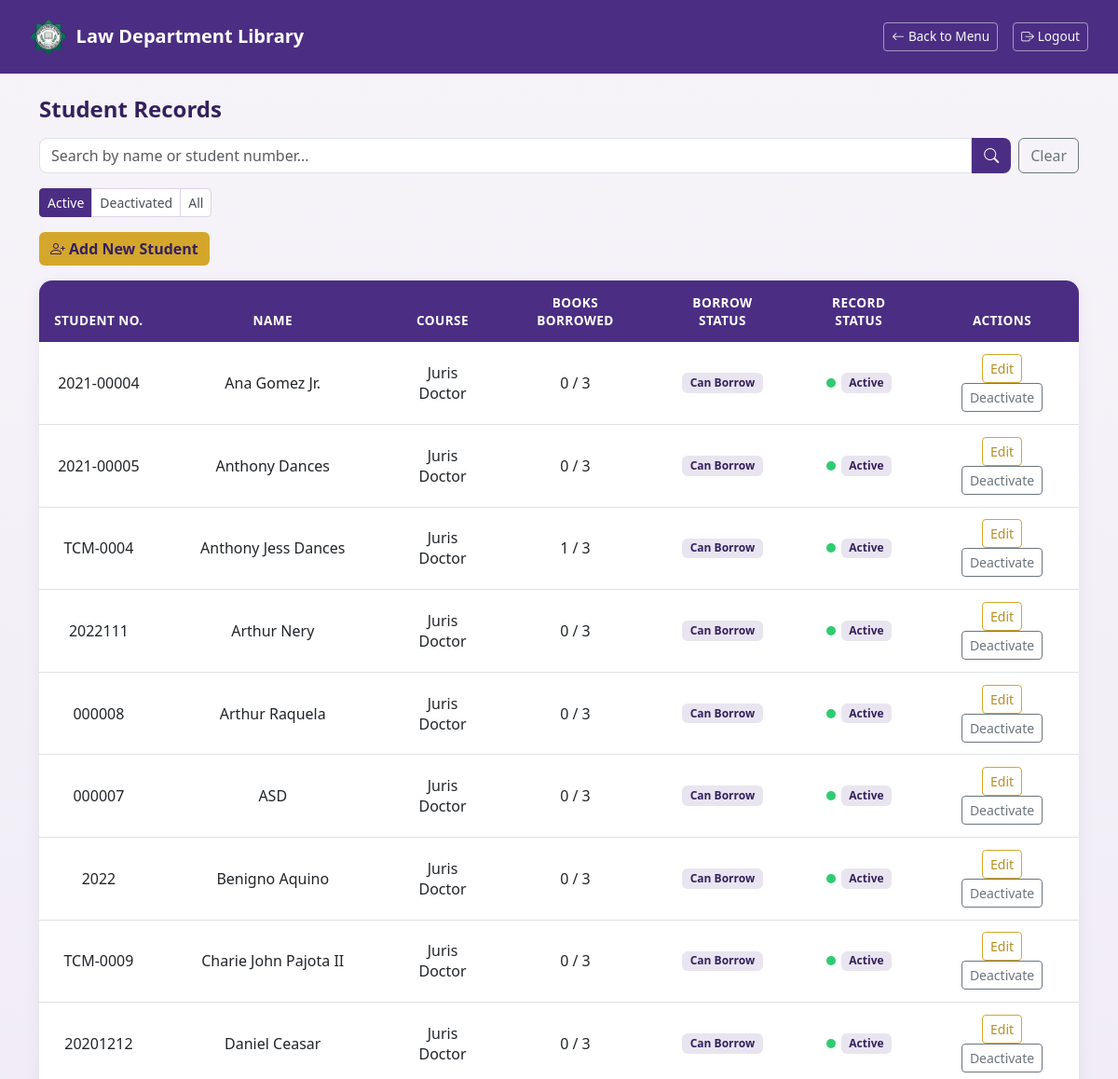
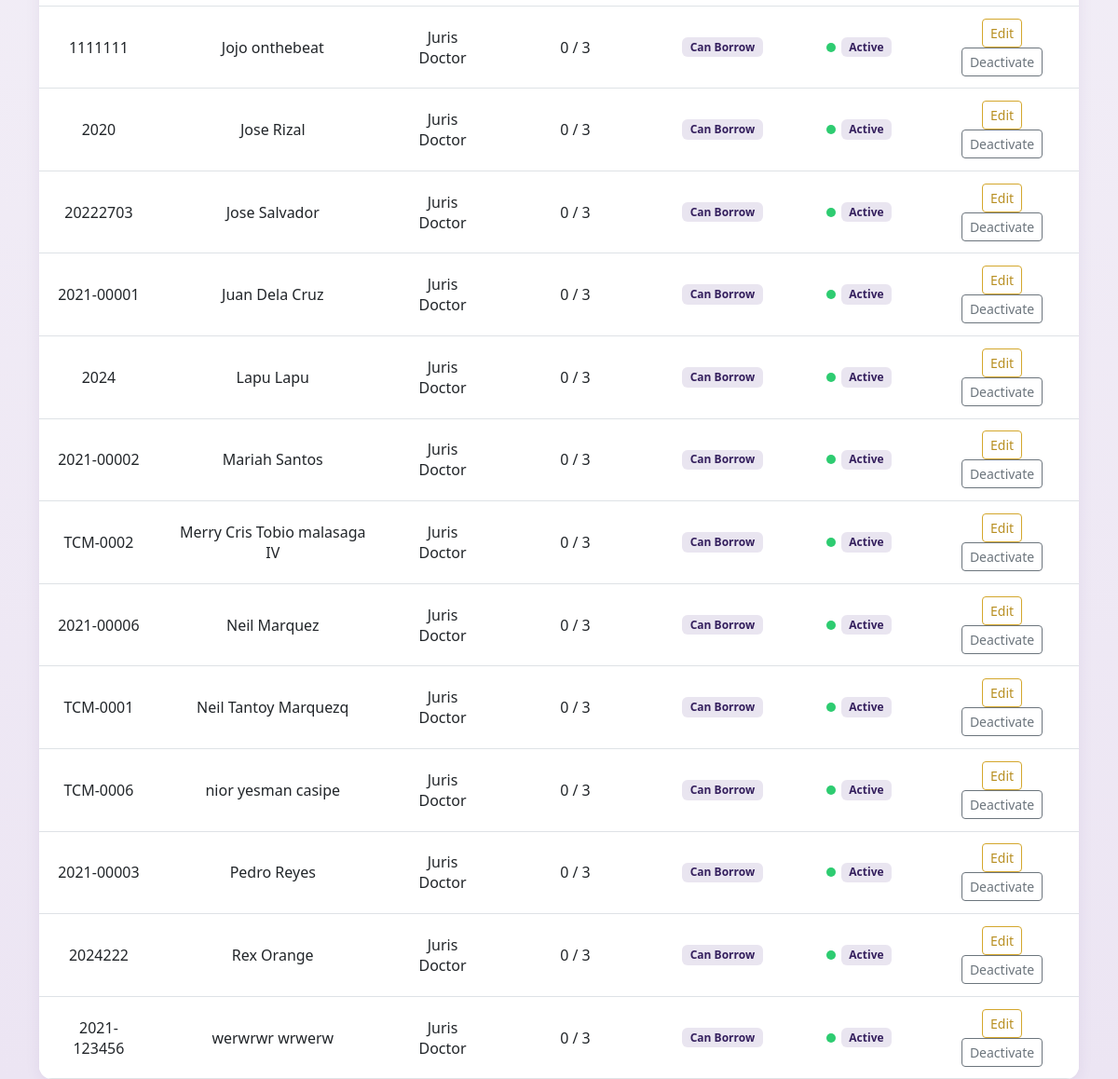
Page /students.php (signed in) on the committed database (2 pictures, top to bottom).
### tables this page shows
CREATE TABLE `students` (
  `id` int(11) NOT NULL,
  `student_no` varchar(50) NOT NULL,
  `name` varchar(100) NOT NULL,
  `course` varchar(100) NOT NULL,
  `birthdate` date DEFAULT NULL,
  `contact_number` varchar(20) DEFAULT NULL,
  `is_active` tinyint(1) NOT NULL DEFAULT 1
);

### students.php (the view, shortened to what this page needs)
<?php
include('db.php');
$search = isset($_GET['search']) ? $_GET['search'] : '';
$view = isset($_GET['view']) ? $_GET['view'] : 'active';
?>
<!DOCTYPE html>
<html lang="en">
<head>
    <link href="https://cdn.jsdelivr.net/npm/bootstrap@5.3.0/dist/css/bootstrap.min.css" rel="stylesheet">
    <link href="https://cdn.jsdelivr.net/npm/bootstrap-icons@1.11.3/font/bootstrap-icons.css" rel="stylesheet">
</head>
<body>
<nav class="navbar navbar-tcm d-flex justify-content-between">
    <span class="navbar-brand">
        <img src="assets/images/tcm_logo.png" alt="TCM Seal">
        Law Department Library
    </span>
    <div class="d-flex align-items-center gap-3">
        <a href="index.php" class="btn btn-outline-light btn-sm"><i class="bi bi-arrow-left me-1"></i>Back to Menu</a>
        <a href="logout.php" class="btn btn-outline-light btn-sm"><i class="bi bi-box-arrow-right me-1"></i>Logout</a>
    </div>
</nav>
<div class="container mt-4">
    <h4 class="page-heading mb-3">Student Records</h4>
    <form method="GET" class="d-flex gap-2 mb-3 search-bar">
        <div class="d-flex flex-grow-1">
            <input
                type="text"
                name="search"
                class="form-control"
                placeholder="Search by name or student number..."
                value="<?php echo isset($_GET['search']) ? htmlspecialchars($_GET['search']) : ''; ?>"
            >
            <button type="submit" class="btn btn-tcm-search"><i class="bi bi-search"></i></button>
        </div>
        <a href="students.php" class="btn btn-outline-secondary">Clear</a>
    </form>
    <div class="btn-group filter-tabs mb-3" role="group">
        <a href="?view=active<?php echo $search ? '&search=' . urlencode($search) : ''; ?>"
           class="btn btn-sm <?php echo $view == 'active' ? 'active-tab' : ''; ?>">Active</a>
        <a href="?view=inactive<?php echo $search ? '&search=' . urlencode($search) : ''; ?>"
           class="btn btn-sm <?php echo $view == 'inactive' ? 'active-tab' : ''; ?>">Deactivated</a>
        <a href="?view=all<?php echo $search ? '&search=' . urlencode($search) : ''; ?>"
           class="btn btn-sm <?php echo $view == 'all' ? 'active-tab' : ''; ?>">All</a>
    </div>
    <div class="mb-3">
    <button class="btn btn-tcm-add" data-bs-toggle="modal" data-bs-target="#addStudentModal">
        <i class="bi bi-person-plus me-1"></i>Add New Student
    </button>
    </div>
    <div class="card card-table">
        <div class="card-body p-0">
            <table class="table table-hover mb-0">
                <thead>
                    <tr>
                        <th>Student No.</th>
                        <th>Name</th>
                        <th>Course</th>
                        <th>Books Borrowed</th>
                        <th>Borrow Status</th>
                        <th>Record Status</th>
                        <th>Actions</th>
                    </tr>
                </thead>
                <tbody>
                <?php
                $conditions = [];
                if ($view == 'active') {
                    $conditions[] = "is_active = 1";
                } elseif ($view == 'inactive') {
                    $conditions[] = "is_active = 0";
                }
                $where_sql = count($conditions) > 0 ? 'WHERE ' . implode(' AND ', $conditions) : '';
                $query = "SELECT * FROM students $where_sql ORDER BY name ASC";
                $result = mysqli_query($conn, $query);
                if (mysqli_num_rows($result) > 0) {
                    while ($row = mysqli_fetch_assoc($result)) {
                        $sid = $row['id'];
                        $count_query = "SELECT COUNT(*) as total FROM borrowing
                                        WHERE student_id = $sid
                                        AND return_date IS NULL";
                        $count_result = mysqli_query($conn, $count_query);
                        $count_row = mysqli_fetch_assoc($count_result);
                        $borrowed = $count_row['total'];
                        $status = $borrowed >= 3
                            ? '<span class="badge badge-limit-reached">Limit Reached</span>'
                            : '<span class="badge badge-can-borrow">Can Borrow</span>';
                        $record_status = $row['is_active'] == 1
                            ? '<span class="status-dot-wrap"><span class="status-dot dot-active"></span><span class="badge badge-active">Active</span></span>'
                            : '<span class="status-dot-wrap"><span class="status-dot dot-inactive"></span><span class="badge badge-inactive">Deactivated</span></span>';
                        $action_btn = $row['is_active'] == 1
                            ? "<a href='deactivate_student.php?id={$row['id']}'
                                    class='btn btn-sm btn-deactivate'
                                    onclick='return confirm(\"Deactivate this student? Their records and borrowing history will be kept, but they will no longer appear as an active student.\")'>
                                    Deactivate
                                </a>"
                            : "<a href='reactivate_student.php?id={$row['id']}'
                                    class='btn btn-sm btn-reactivate'
                                    onclick='return confirm(\"Reactivate this student?\")'>
                                    Reactivate
                                </a>";
                        echo "<tr>
                            <td>{$row['student_no']}</td>
                            <td>{$row['name']}</td>
                            <td>{$row['course']}</td>
                            <td>{$borrowed} / 3</td>
                            <td>{$status}</td>
                            <td>{$record_status}</td>
                            <td>
                                <a href='edit_student.php?id={$row['id']}'
                                class='btn btn-sm btn-edit'>
                                Edit
                                </a>
                                {$action_btn}
                            </td>
                        </tr>";
                    }
                } else {
                    echo "<tr><td colspan='7' class='text-center text-muted py-3'>No students found.</td></tr>";
                }
                ?>
                </tbody>
            </table>
        </div>
    </div>
</div>
</body>
</html>

### students.php (style rules this page uses)
:root { --tcm-purple: #4B2E83; --tcm-purple-dark: #35205E; --tcm-gold: #D4A72C; --tcm-gold-dark: #B88F22; }
body { background: linear-gradient(180deg, #f6f4f9 0%, #ece5f3 100%); min-height: 100vh; font-family: 'Segoe UI', system-ui, -apple-system, sans-serif; }
.navbar-tcm { background-color: var(--tcm-purple); padding: 0.9rem 2rem; }
.navbar-tcm .navbar-brand { color: #fff; font-weight: 700; display: flex; align-items: center; gap: 0.6rem; }
.navbar-tcm .navbar-brand img { width: 40px; height: 40px; object-fit: contain; }
.navbar-tcm .btn-outline-light { border-color: rgba(255,255,255,0.5); font-size: 0.85rem; }
.page-heading { color: var(--tcm-purple-dark); font-weight: 700; }
.search-bar .form-control { border-radius: 8px 0 0 8px; }
.btn-tcm-search { background-color: var(--tcm-purple); color: #fff; border-radius: 0 8px 8px 0; }
.btn-tcm-add { background-color: var(--tcm-gold); color: var(--tcm-purple-dark); font-weight: 600; border: none; }
.card-table { border: none; border-radius: 14px; overflow: hidden; box-shadow: 0 4px 16px rgba(75, 46, 131, 0.08); }
.table thead th { background-color: var(--tcm-purple) !important; color: #fff; font-weight: 600; font-size: 0.85rem; text-transform: uppercase; letter-spacing: 0.03em; border: none; padding: 0.9rem 1rem; }
.table th, .table td { text-align: center; }
.table tbody td { vertical-align: middle; padding: 0.8rem 1rem; }
.status-dot-wrap { display: inline-flex; align-items: center; justify-content: center; gap: 0.4rem; }
.status-dot { width: 10px; height: 10px; border-radius: 50%; display: inline-block; flex-shrink: 0; }
.status-dot.dot-active { background-color: #2ecc71; box-shadow: 0 0 0 0 rgba(46, 204, 113, 0.7); animation: pulse-green 1.6s infinite; }
.badge-can-borrow { background-color: rgba(75, 46, 131, 0.12); color: var(--tcm-purple-dark); font-weight: 600; padding: 0.4em 0.7em; }
.badge-active { background-color: rgba(75, 46, 131, 0.12); color: var(--tcm-purple-dark); font-weight: 600; padding: 0.4em 0.7em; }
.filter-tabs .btn { border: 1px solid #dcd3e6; color: #495057; background-color: #fff; }
.filter-tabs .btn.active-tab { background-color: var(--tcm-purple); border-color: var(--tcm-purple); color: #fff; }
.btn-deactivate { background-color: transparent; border: 1px solid #6c757d; color: #6c757d; }
.btn-edit { background-color: transparent; border: 1px solid var(--tcm-gold); color: var(--tcm-gold-dark); }

### rows in the picture
students: student_no "2021-00004", name "Ana Gomez Jr.", course "Juris Doctor", borrowed "0", is_active 1 (drawn)
students: student_no "2021-00005", name "Anthony Dances", course "Juris Doctor", borrowed "0", is_active 1 (drawn)
students: student_no "TCM-0004", name "Anthony Jess Dances", course "Juris Doctor", borrowed "1", is_active 1 (drawn)
students: student_no "2022111", name "Arthur Nery", course "Juris Doctor", borrowed "0", is_active 1 (drawn)
students: student_no "000008", name "Arthur Raquela", course "Juris Doctor", borrowed "0", is_active 1 (drawn)
students: student_no "000007", name "ASD", course "Juris Doctor", borrowed "0", is_active 1 (drawn)
students: student_no "2022", name "Benigno Aquino", course "Juris Doctor", borrowed "0", is_active 1 (drawn)
students: student_no "TCM-0009", name "Charie John Pajota II", course "Juris Doctor", borrowed "0", is_active 1 (drawn)
students: student_no "20201212", name "Daniel Ceasar", course "Juris Doctor", borrowed "0", is_active 1 (drawn)
students: student_no "1111111", name "Jojo onthebeat", course "Juris Doctor", borrowed "0", is_active 1 (drawn)
students: student_no "2020", name "Jose Rizal", course "Juris Doctor", borrowed "0", is_active 1 (drawn)
students: student_no "20222703", name "Jose Salvador", course "Juris Doctor", borrowed "0", is_active 1 (drawn)
students: student_no "2021-00001", name "Juan Dela Cruz", course "Juris Doctor", borrowed "0", is_active 1 (drawn)
students: student_no "2024", name "Lapu Lapu", course "Juris Doctor", borrowed "0", is_active 1 (drawn)
students: student_no "2021-00002", name "Mariah Santos", course "Juris Doctor", borrowed "0", is_active 1 (drawn)
students: student_no "TCM-0002", name "Merry Cris Tobio malasaga IV", course "Juris Doctor", borrowed "0", is_active 1 (drawn)
students: student_no "2021-00006", name "Neil Marquez", course "Juris Doctor", borrowed "0", is_active 1 (drawn)
students: student_no "TCM-0001", name "Neil Tantoy Marquezq", course "Juris Doctor", borrowed "0", is_active 1 (drawn)
students: student_no "TCM-0006", name "nior yesman casipe", course "Juris Doctor", borrowed "0", is_active 1 (drawn)
students: student_no "2021-00003", name "Pedro Reyes", course "Juris Doctor", borrowed "0", is_active 1 (drawn)
students: student_no "2024222", name "Rex Orange", course "Juris Doctor", borrowed "0", is_active 1 (drawn)
students: student_no "2021-123456", name "werwrwr wrwerw", course "Juris Doctor", borrowed "0", is_active 1 (drawn)
